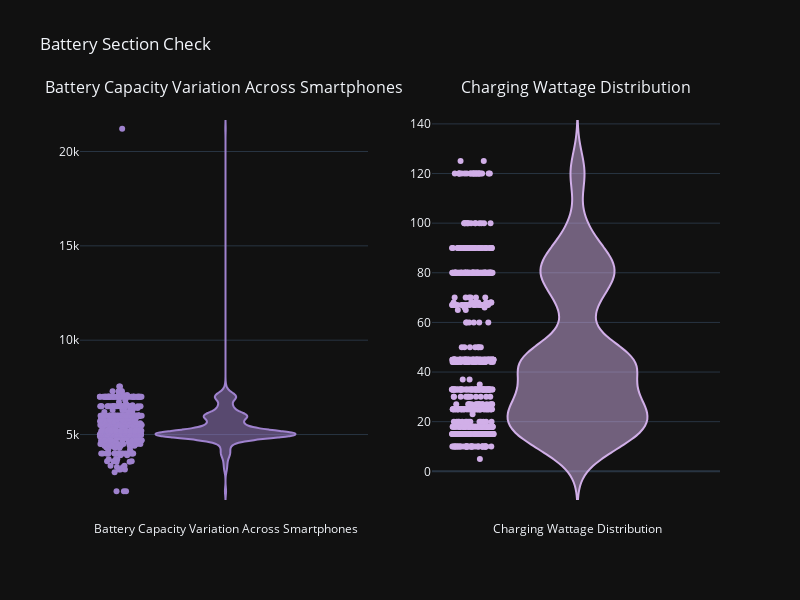

This figure's notebook cell:
### Code cell
plots = {
    "battery_mah": "Battery Capacity Variation Across Smartphones",
    "charging_watt": "Charging Wattage Distribution"
}

colors = px.colors.sequential.Purp_r

fig = make_subplots(
    rows=1, cols=2,
    shared_xaxes=True,
    vertical_spacing=0.05,
    subplot_titles=list(plots.values())
)

for i, (col, title) in enumerate(plots.items(), start=1):
    fig.add_trace(
        go.Violin(
            y=df[col],
            name=title,
            marker=dict(color=colors[i * 2]),
            points="all"
        ),
        row=1, col=i
    )

fig.update_layout(
    template="plotly_dark",
    title="Battery Section Check",
    height=600,
    width=800,
    showlegend=False
)

fig.show()

### Figure 1 — Plotly figure (JSON) as saved in the notebook; plotly's stock layout.template omitted (floating-point values rounded to 4 significant figures; data arrays with more than 128 entries replaced by an {"elided": "..."} marker saying what was removed)
{"data": [{"marker": {"color": "rgb(159, 130, 206)"}, "name": "Battery Capacity Variation Across Smartphones", "points": "all", "type": "violin", "xaxis": "x", "y": {"elided": "758 int values"}, "yaxis": "y"}, {"marker": {"color": "rgb(209, 175, 232)"}, "name": "Charging Wattage Distribution", "points": "all", "type": "violin", "xaxis": "x2", "y": {"elided": "758 float values"}, "yaxis": "y2"}], "layout": {"annotations": [{"font": {"size": 16}, "showarrow": false, "text": "Battery Capacity Variation Across Smartphones", "x": 0.225, "xanchor": "center", "xref": "paper", "y": 1, "yanchor": "bottom", "yref": "paper"}, {"font": {"size": 16}, "showarrow": false, "text": "Charging Wattage Distribution", "x": 0.775, "xanchor": "center", "xref": "paper", "y": 1, "yanchor": "bottom", "yref": "paper"}], "height": 600, "showlegend": false, "title": {"text": "Battery Section Check"}, "width": 800, "xaxis": {"anchor": "y", "domain": [0, 0.45]}, "xaxis2": {"anchor": "y2", "domain": [0.55, 1]}, "yaxis": {"anchor": "x", "domain": [0, 1]}, "yaxis2": {"anchor": "x2", "domain": [0, 1]}}}
